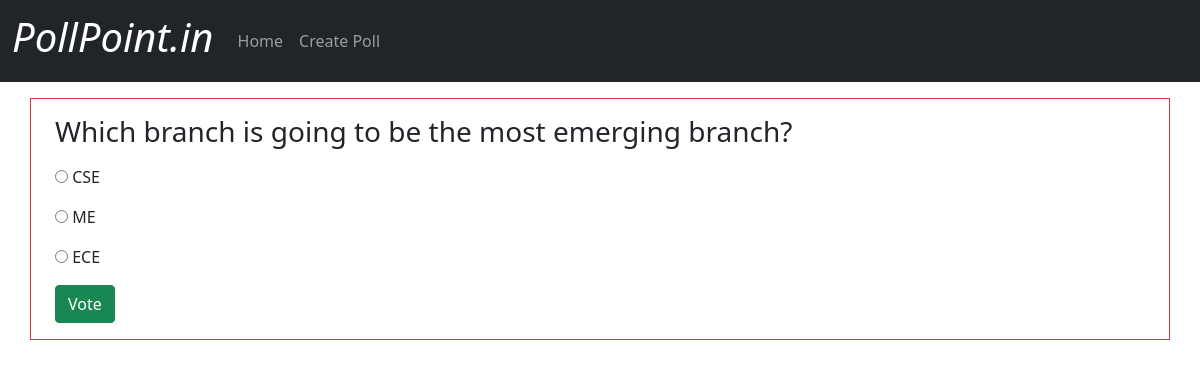
/poll/2/vote, run on the app's committed database.
### poll/models.py (models this page shows, shortened)
class Poll(models.Model):
    question=models.TextField()
    option_1=models.CharField(max_length=50)
    option_2=models.CharField(max_length=50)
    option_3=models.CharField(max_length=50)
    option_1_count=models.IntegerField(default=0)
    option_2_count=models.IntegerField(default=0)
    option_3_count=models.IntegerField(default=0)
    def __str__(self):
        return self.question

### poll/views.py (the view, shortened to what this page needs)
# urls.py: path('poll/<poll_id>/vote',views.Vote,name='vote'),
def Vote(request, poll_id):
    poll = Poll.objects.get(pk=poll_id)
    print(poll)
    context = {
        'poll' : poll
    }
    return render(request, 'poll/vote.html', context)

### poll/templates/poll/vote.html (shortened to what this page needs)
{% extends 'poll/base.html' %}
{% block body %}
<div class="container border border-danger my-3">
    <div class="container my-3">
        <form action="" method="POST">
            <h3>{{ poll.question }}</h3>
            <div class="radio my-3">
                <label><input type="radio" value="option1" name="op"> {{ poll.option_1 }}</label>
            </div>
            <div class="radio my-3">
                <label><input type="radio" value="option2" name="op"> {{ poll.option_2 }}</label>
            </div>
            <div class="radio my-3">
                <label><input type="radio" value="option3" name="op"> {{ poll.option_3 }}</label>
            </div>
            <button type="button submit" class="btn btn-success">Vote</button>
        </form>
    </div>
</div>
{% endblock body %}

### data on the page
Poll: question "Which branch is going to be the most emerging branch?", option_1 "CSE", option_2 "ME", option_3 "ECE"
